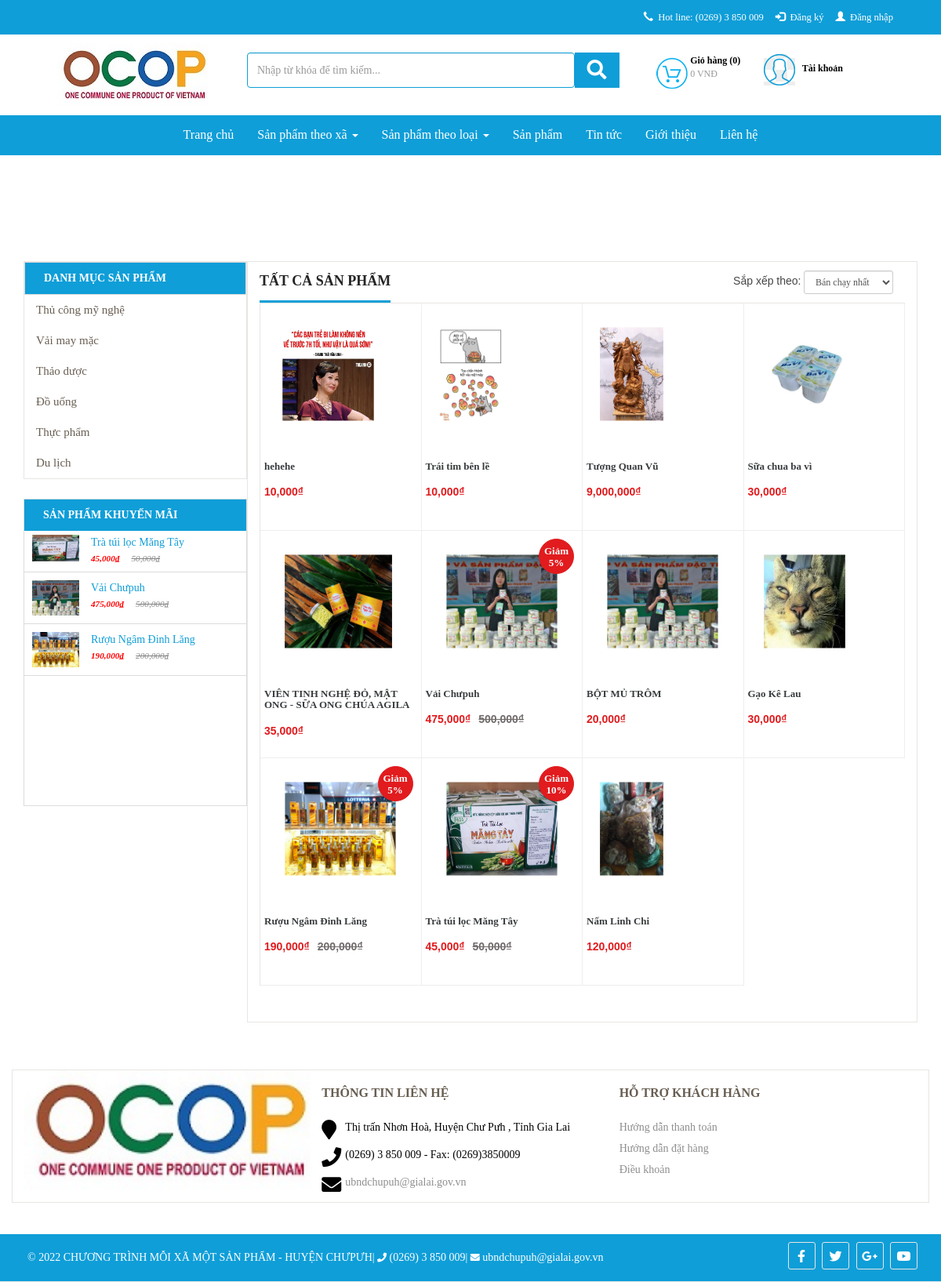
Before: /san-pham/1 with the older database file.
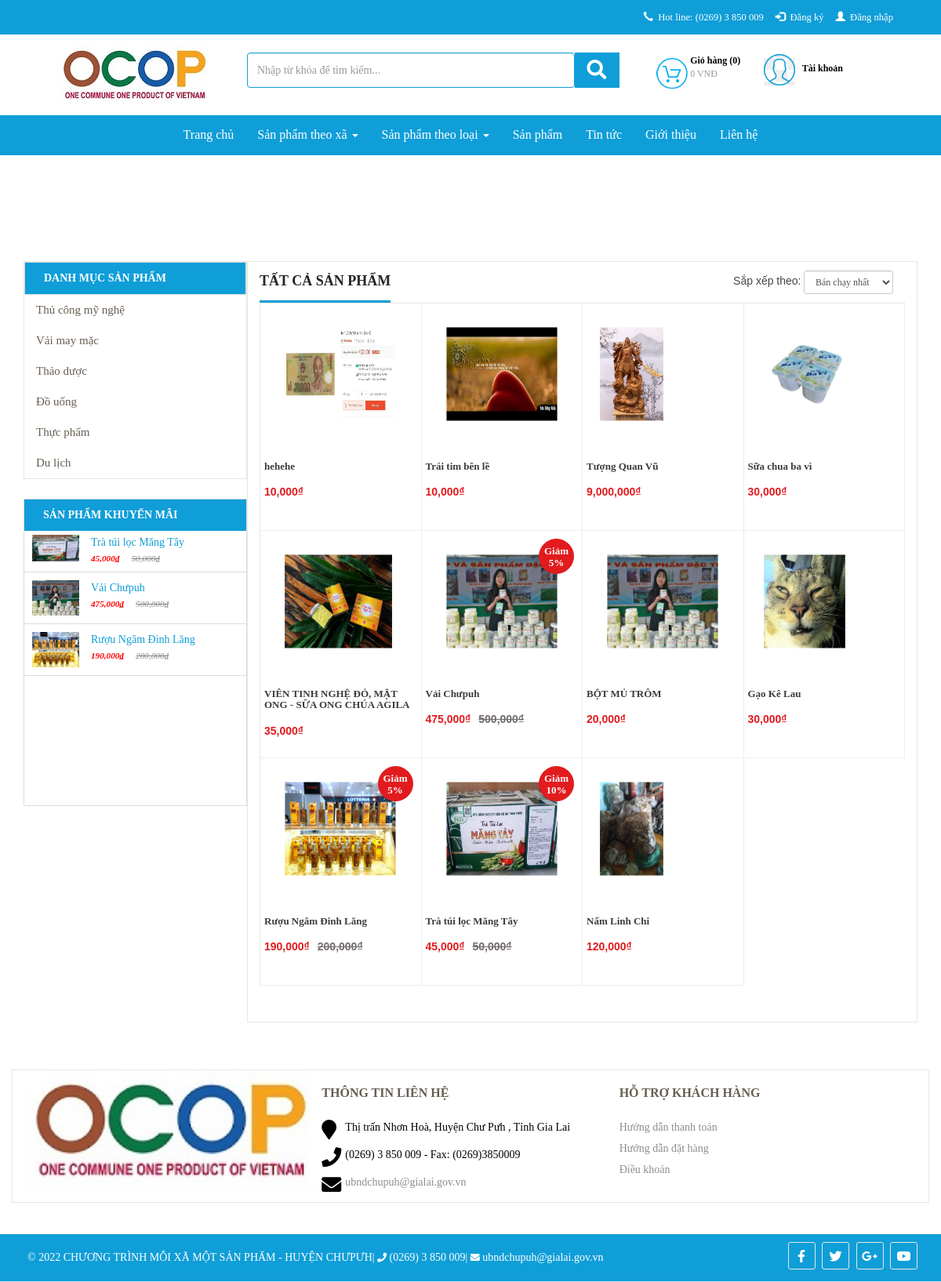
After: the same page with the newer database file.
### tables this page shows
CREATE TABLE `db_product` (
  `id` int(11) NOT NULL,
  `catid` int(11) NOT NULL,
  `name` varchar(255) NOT NULL,
  `alias` varchar(255) NOT NULL,
  `avatar` varchar(255) NOT NULL,
  `img` varchar(255) NOT NULL,
  `sortDesc` text NOT NULL,
  `detail` text NOT NULL,
  `producer` int(11) NOT NULL,
  `number` int(11) NOT NULL,
  `number_buy` int(11) NOT NULL,
  `sale` int(3) DEFAULT NULL,
  `price` int(11) NOT NULL,
  `price_sale` int(11) NOT NULL,
  `created` datetime NOT NULL,
  `created_by` varchar(100) NOT NULL DEFAULT 'HDL',
  `modified` datetime NOT NULL,
  `modified_by` varchar(100) NOT NULL DEFAULT 'HDL',
  `trash` int(1) NOT NULL DEFAULT 1,
  `status` int(1) NOT NULL DEFAULT 1,
  `userId` int(11) DEFAULT NULL,
  `img2` varchar(255) DEFAULT NULL,
  `img3` varchar(255) DEFAULT NULL,
  `img4` varchar(255) DEFAULT NULL
);

### application/controllers/Sanpham.php (called while the page is built, shortened)
<?php
class Sanpham extends CI_Controller {
    function __construct() {
        $this->load->model('frontend/Mproduct');
		$this->load->model('frontend/Mproducer');
        $this->load->model('frontend/Mcategory');
		$this->load->model('frontend/Mevaluate');
		$this->load->model('backend/Muser');
        $this->data['com']='sanpham';
        $this->load->library('session');
        $this->load->library('phantrang');
    }
    public function index(){
        if(isset($_POST['sapxep'])){
            $dksx=$_POST['sapxep'];
            $char = explode('-', $dksx);
            $f=$char[0];
            $od=$char[1];
            $data = array('0' => $f, '1' =>$od);
            $this->session->set_userdata('sortby', $data);
        }else{
            if($this->session->userdata('sortby')){
                $data = $this->session->userdata('sortby');
                $f=$data[0];
                $od=$data[1];
            }else{
                $f='created';
                $od='desc';
            }
        }
        $this->load->library('phantrang');
        $limit=12;
        $current=$this->phantrang->PageCurrent();
        $first=$this->phantrang->PageFirst($limit, $current);
        $total=$this->Mproduct->product_sanpham_count();
        $this->data['strphantrang']=$this->phantrang->PagePer($total, $current, $limit, $url='san-pham');
        $this->data['list']=$this->Mproduct->product_sanpham($limit,$first,$f,$od);
        $this->data['title']='OCOP CHƯPƯH - Tất cả sản phẩm';
        $this->data['view']='index';
        if(isset($_POST['sapxep'])){
            $result=$this->load->view('frontend/components/sanpham/index_order',$this->data,true);
            echo json_encode($result);
        }else{
            $this->load->view('frontend/layout',$this->data);
        }
    }
}

### index.php (called while the page is built, shortened)
<?php
require_once BASEPATH.'core/CodeIgniter.php';

### application/models/frontend/Mproduct.php (called while the page is built, shortened)
<?php
class Mproduct extends CI_Model {
    public function __construct()
    {
        $this->table = $this->db->dbprefix('product');
    }
    public function product_sanpham($limit,$first,$f,$od)
    {
        $this->db->where('trash', 1);
        $this->db->order_by($f, $od);
        $query = $this->db->get($this->table, $limit,$first);
        return $query->result_array();
    }
    public function product_sanpham_count()
    {
        $this->db->where('status', 1);
        $this->db->where('trash', 1);
        $query = $this->db->get($this->table);
        return count($query->result_array());
    }
    public function product_sale($limit)
    {
        $this->db->where('status', 1);
        $this->db->where('trash', 1);
        $this->db->limit($limit);
        $this->db->order_by('sale', 'desc');
        $this->db->order_by('modified', 'desc');
        $query = $this->db->get($this->table);
        return $query->result_array();
    }
}

### application/views/frontend/modules/product-sale.php (called while the page is built, shortened)
<?php
    $list = $this->Mproduct->product_sale('4');
?>

### application/views/frontend/components/sanpham/index.php (the view, shortened to what the changed rows need)
<section id="product-all" class="collection">
	<div class="slider">
		<div class="container">
                    <?php $this->load->view('frontend/modules/category'); ?>
                <?php $this->load->view('frontend/modules/product-sale'); ?>
            <div class="col-xs-12 col-sm-12 col-md-9 col-lg-9 product-content">
             <div class="product-wrap">
               <div class="collection__title">
                   <h1><span>Tất cả sản phẩm</span></h1>
                <div class="collection-filter" id = "list-product">
                  <div class="category-products clearfix">
                     <div class="products-grid clearfix">
                        <?php if(count($list)==0): ?>
                            <p>Không có sản phẩm !</p>
                            <?php else : ?>
                                <?php foreach ($list as $sp) :?>
                                    <div class="col-md-3 col-lg-3 col-xs-6 col-6">
                                        <div class="product-lt">
                                            <div class="lt-product-group-image">
                                                <a id = "zoomOut" href="<?php echo $sp['alias'] ?>" title="<?php echo $sp['name'] ?>" >
												<figure>
                                                    <img class="img-p"src="public/images/products/<?php echo $sp['avatar'] ?>" alt="">
												</figure>
                                                </a>
                                            </div>
                                            <div class="lt-product-group-info">
                                                <a href="<?php echo $sp['alias'] ?>" title="<?php echo $sp['name'] ?>">
                                                    <h3><?php echo $sp['name'] ?></h3>
                                                </a>
                                                <div class="price-box">
                                                    <?php if($sp['sale'] > 0) :?>
                                                        <p class="old-price">
                                                            <span class="price"><?php echo(number_format($sp['price'])); ?>₫</span>
                                                        </p>
                                                        <p class="special-price">
                                                            <span class="price"><?php echo(number_format($sp['price_sale'])); ?>₫</span>
                                                        </p>
                                                        <?php else: ?>
                                                           <p class="old-price">
                                                            <span class="price" style="color: #fff"><?php echo(number_format($sp['price'])); ?>₫</span>
                                                        </p>
                                                        <p class="special-price">
                                                            <span class="price"><?php echo(number_format($sp['price'])); ?>₫</span>
                                                        </p>
                                                    <?php endif;?>
                                                </div>
                                            </div>
                                        </div>
                                    </div>
                                <?php endforeach; ?>
                            </div>
                        <?php endif; ?>
                    </div>
                </div>
            </div>
        </div>
    </div>
</div>
</div>
</section>

Changed rows visible on the page:
changed db_product "hehehe": avatar: a different picture
changed db_product "Trái tim bên lề": avatar: a different picture
